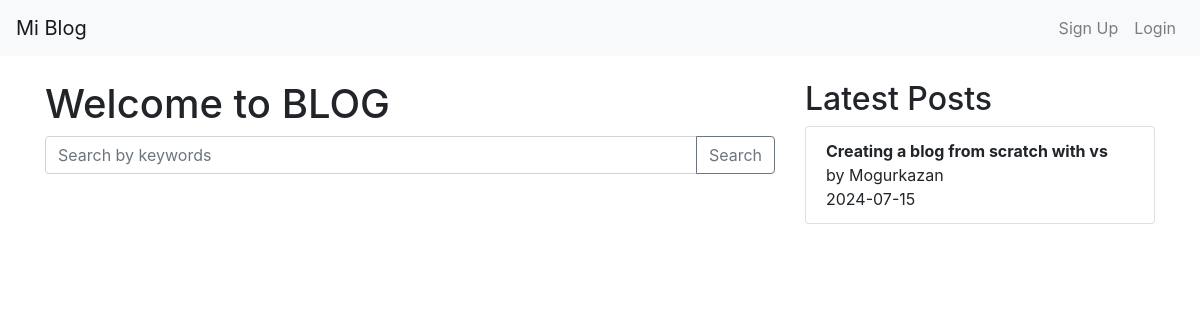
The page / on the database its author committed.
### app/models.py (models this page shows, shortened)
class Post(db.Model):
    id = db.Column(db.Integer, primary_key=True)
    title = db.Column(db.String(100), nullable=False)
    content = db.Column(db.Text, nullable=False)
    date_posted = db.Column(db.DateTime, nullable=False, default=datetime.utcnow)
    keywords = db.Column(db.String(100), nullable=True)
    user_id = db.Column(db.Integer, db.ForeignKey('user.id'), nullable=False)
    comments = db.relationship('Comment', backref='post', lazy=True)

class User(UserMixin, db.Model):
    id = db.Column(db.Integer, primary_key=True)
    email = db.Column(db.String(120), unique=True, nullable=False)
    nickname = db.Column(db.String(80), unique=True, nullable=False)
    password_hash = db.Column(db.String(128), nullable=False)
    posts = db.relationship('Post', backref='author', lazy=True)
    comments = db.relationship('Comment', backref='author', lazy=True)

### app/routes.py (the view)
@bp.route('/')
def home():
    latest_posts = Post.query.order_by(Post.date_posted.desc()).limit(5).all()
    logout_form = LogoutForm()
    return render_template('index.html', latest_posts=latest_posts, logout_form=logout_form)

### app/forms.py
class LogoutForm(FlaskForm):
    pass

### app/routes.py (called while the page is built)
@bp.app_context_processor
def inject_user():
    return dict(current_user=current_user)

### app/templates/index.html (shortened to what this page needs)
<!DOCTYPE html>
<html lang="en">
<head>
    <link rel="stylesheet" href="https://stackpath.bootstrapcdn.com/bootstrap/4.5.2/css/bootstrap.min.css">
</head>
<body>
    {% block navbar %}
    <nav class="navbar navbar-expand-lg navbar-light bg-light fixed-top">
        <a class="navbar-brand" href="{{ url_for('main.home') }}">Mi Blog</a>
        <div class="collapse navbar-collapse" id="navbarNav">
            <ul class="navbar-nav ml-auto">
                {% if not current_user.is_authenticated %}
                <li class="nav-item">
                    <a class="nav-link" href="{{ url_for('main.signup') }}">Sign Up</a>
                </li>
                <li class="nav-item">
                    <a class="nav-link" href="{{ url_for('main.login') }}">Login</a>
                </li>
                {% endif %}
            </ul>
        </div>
    </nav>
    {% endblock %}
    <div class="container" style="margin-top: 80px;">
        <div class="row">
            <div class="col-md-8">
                {% block content %}
                <h1>Welcome to BLOG</h1>
                <form method="GET" action="{{ url_for('main.search') }}">
                    <div class="input-group mb-3">
                        <input type="text" class="form-control" name="query" placeholder="Search by keywords">
                        <div class="input-group-append">
                            <button class="btn btn-outline-secondary" type="submit">Search</button>
                        </div>
                    </div>
                </form>
                {% endblock %}
            </div>
            <div class="col-md-4">
                <h2>Latest Posts</h2>
                <ul class="list-group">
                    {% for post in latest_posts %}
                    <li class="list-group-item">
                        <strong>{{ post.title }}</strong><br>
                        by {{ post.author.nickname }}<br>
                        {{ post.date_posted.strftime('%Y-%m-%d') }}
                    </li>
                    {% endfor %}
                </ul>
            </div>
        </div>
    </div>
</body>
</html>

### rows shown on the page
Post: title "Creating a blog from scratch with vs", author.nickname "Mogurkazan", date_posted "2024-07-15"
